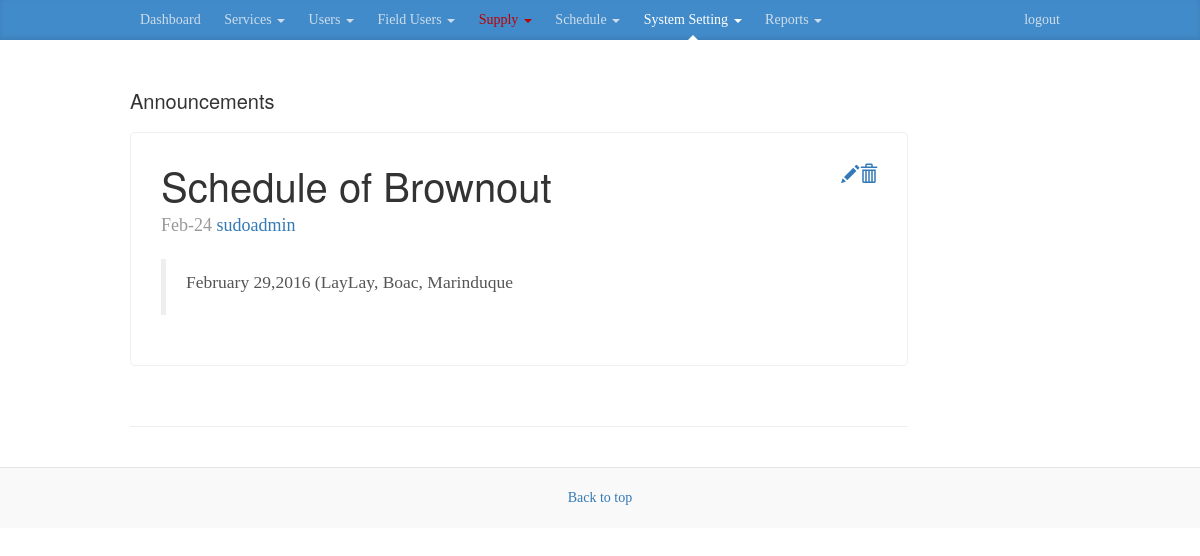
Page /announcements.php?active=system (signed in) on the committed database.
### tables this page shows
CREATE TABLE `announcement` (
  `id` int(11) NOT NULL,
  `title` varchar(255) NOT NULL,
  `description` varchar(500) NOT NULL,
  `user_id` int(11) NOT NULL,
  `dateadded` timestamp NOT NULL DEFAULT CURRENT_TIMESTAMP,
  `deleted` tinyint(1) NOT NULL DEFAULT '0'
);

CREATE TABLE `user` (
  `id` int(11) NOT NULL,
  `username` varchar(255) NOT NULL,
  `password` varchar(255) NOT NULL,
  `email` varchar(255) NOT NULL,
  `date_registered` timestamp NOT NULL DEFAULT CURRENT_TIMESTAMP,
  `deleted` tinyint(1) NOT NULL DEFAULT '0',
  `type` varchar(255) NOT NULL,
  `status` int(11) DEFAULT '0',
  `note` varchar(255) DEFAULT NULL,
  `requirement` text,
  `branch_id` int(11) DEFAULT NULL
);

### backend/model.php (called while the page is built, shortened)
<?php
class Model {
	protected $db;
	public function __construct(){
		$server 	= "localhost";
		$db 		= "meralco";
		$username 	= "root";
		$charset 	= "utf8";
		$password 	= "";
		$db = new PDO("mysql:host=$server;dbname=$db;charset=$charset", $username, $password);
		$this->db = $db;
		$x = $this->getAllActiveLineman();
		$this->getSetting();
	}
	public function getAllActiveLineman(){
		$records = array();
		$branch = $this->getBranchById($_SESSION['user']['branch_id']);
		$branch = $branch['municipality'];
		$stmnt   = $this->db->prepare("
				SELECT t1.id,CONCAT(t2.firstname,' ',t2.lastname) as name FROM user t1
				left join info t2 on t1.id = t2.userid
				WHERE t1.type = ?
				AND t2.municipality LIKE '%".$branch."%'
				AND t1.deleted = 0
			");
		$stmnt->execute(array("line_man"));
		while($row = $stmnt->fetch()){
			$records[] = $row;
		}
		return $records;
	}
	public function getSetting(){
		return  $this->db->query("SELECT * FROM setting LIMIT 1")->fetch();
	}
	public function getBranchById($id){
		$stmnt =  $this->db->prepare("
				SELECT *
				FROM branch
				where id = ?
				LIMIT 1
			");
		$stmnt->execute(array($id));
		return $stmnt->fetch();
	}
	public function getAllAnnouncement(){
		$records 	= array();
		$stmnt 		= $this->db->query("
			SELECT t1.*,t2.username
			FROM announcement  t1
			LEFT JOIN  user  t2 on t1.user_id = t2.id
			ORDER BY t1.dateadded DESC
			LIMIT 20
		");
		while($row = $stmnt->fetch()){
			$row['dateadded'] = date("M-d", strtotime($row['dateadded']));
			$records[] 	= $row;
		}
		return $records;
	}
}

### announcements.php (the view, shortened to what this page needs)
<!DOCTYPE html>
<html lang="en">
  <head>
    <link href="css/bootstrap.min.css" rel="stylesheet">
    <link href="css/blog.css" rel="stylesheet">
  </head>
  <body>
    <?php include_once "header.php"; ?>
    <div class="container">
      <div class="blog-header">
        <h1 class="blog-title">Announcements</h1>
      </div>
      <div class="row">
        <div class="col-sm-10 blog-main">
          <?php $announcement = new Model(); $announcement = $announcement->getAllAnnouncement(); ?>
          <?php foreach($announcement as $idx => $a): ?>
            <div class="blog-post">
              <a href="" data-id="<?= $a['id'];?>" class="deleteNews control data-init pull-right"><span class="glyphicon glyphicon-trash"></span></a>
              <a href="" data-id="<?= $a['id'];?>" class="editNews control data-init pull-right"><span class="glyphicon glyphicon-pencil"></span></a>
              <h2 class="blog-post-title data-init"><?= $a['title']?></h2>
              <p class="blog-post-meta "><?= $a['dateadded']?> <a href="#"><?= $a['username']?></a></p>
              <blockquote >
                <p class="data-init"> <?= $a['description']?></p>
              </blockquote>
            </div>
            <hr>
          <?php endforeach ?>
        </div>
      </div>
    </div>
    <footer class="blog-footer">
      <p>
        <a href="#">Back to top</a>
      </p>
    </footer>
  </body>
</html>

### css/blog.css (style rules this page uses)
body { font-family: Georgia, "Times New Roman", Times, serif; color: #555; }
h1, .h1, h2, .h2, h3, .h3, h4, .h4, h5, .h5, h6, .h6,button { margin-top: 0; font-family: "Helvetica Neue", Helvetica, Arial, sans-serif; font-weight: normal; color: #333; }
@media (min-width: 1200px) { .container { width: 970px; } }
.blog-header { padding-top: 20px; padding-bottom: 20px; }
.blog-title { margin-top: 30px; margin-bottom: 0; font-size: 20px; font-weight: normal; }
.blog-main { font-size: 18px; line-height: 1.5; }
.blog-post { margin-bottom: 60px; background: #FFFFFF; padding: 30px; border: 1px solid #EFEFEF; border-radius: 5px; }
.blog-post-title { margin-bottom: 5px; font-size: 40px; }
.blog-post-meta { margin-bottom: 20px; color: #999; }
.blog-footer { margin-top: 20px; padding: 20px 0; color: #999; text-align: center; background-color: #f9f9f9; border-top: 1px solid #e5e5e5; }
.blog-footer p:last-child { margin-bottom: 0; }

### rows in the picture
announcement: title "Schedule of Brownout", dateadded "Feb-24", user.username "sudoadmin", description "February 29,2016 (LayLay, Boac, Marinduque"
